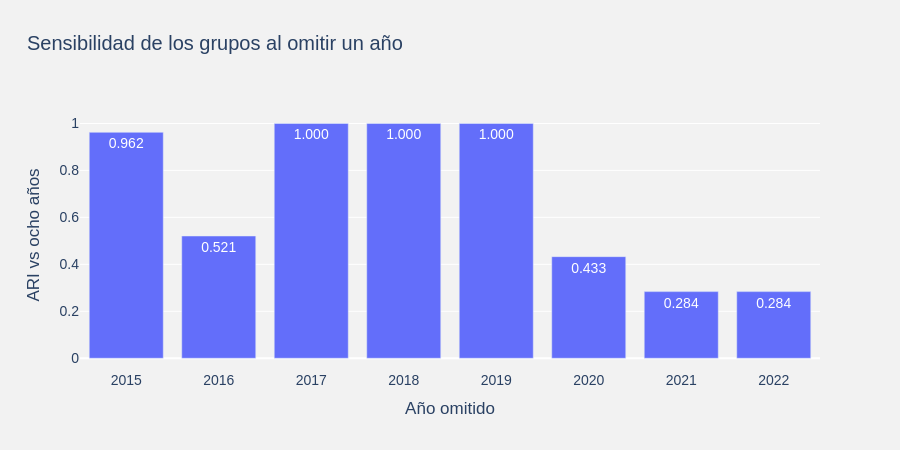

Source (notebook cell):
### Code cell
fig = px.bar(
    estabilidad, x="Año omitido", y="ARI vs ocho años",
    title="Sensibilidad de los grupos al omitir un año", text_auto=".3f"
)
fig.update_traces(marker_color="#636EFA")
fig.update_layout(
    template="plotly", paper_bgcolor="#F2F2F2", plot_bgcolor="#F2F2F2",
    font=dict(family="Arial", size=14, color="#2A4163"),
    title=dict(x=0.03), height=450
)
fig.update_xaxes(dtick=1)
fig.update_yaxes(range=[min(-0.05, estabilidad["ARI vs ocho años"].min()-0.05), 1.1], gridcolor="white")
fig.show()

### Figure 1 — Plotly figure (JSON) as saved in the notebook; plotly's stock layout.template omitted (floating-point values rounded to 4 significant figures)
{"data": [{"hovertemplate": "Año omitido=%{x}<br>ARI vs ocho años=%{y}<extra></extra>", "legendgroup": "", "marker": {"color": "#636EFA", "pattern": {"shape": ""}}, "name": "", "orientation": "v", "showlegend": false, "textposition": "auto", "texttemplate": "%{y:.3f}", "type": "bar", "x": [2015, 2016, 2017, 2018, 2019, 2020, 2021, 2022], "xaxis": "x", "y": [0.9624, 0.5208, 1.0, 1.0, 1.0, 0.4327, 0.2839, 0.2839], "yaxis": "y"}], "layout": {"barmode": "relative", "font": {"color": "#2A4163", "family": "Arial", "size": 14}, "height": 450, "legend": {"tracegroupgap": 0}, "paper_bgcolor": "#F2F2F2", "plot_bgcolor": "#F2F2F2", "title": {"text": "Sensibilidad de los grupos al omitir un año", "x": 0.03}, "xaxis": {"anchor": "y", "domain": [0, 1], "dtick": 1, "title": {"text": "Año omitido"}}, "yaxis": {"anchor": "x", "domain": [0, 1], "gridcolor": "white", "range": [-0.05, 1.1], "title": {"text": "ARI vs ocho años"}}}}
